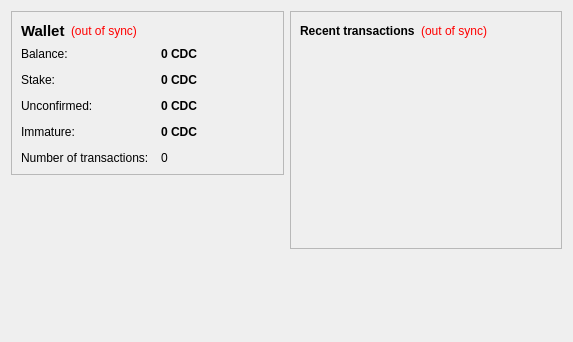
<?xml version="1.0" encoding="UTF-8"?>
<ui version="4.0">
 <class>OverviewPage</class>
 <widget class="QWidget" name="OverviewPage">
  <property name="geometry">
   <rect>
    <x>0</x>
    <y>0</y>
    <width>573</width>
    <height>342</height>
   </rect>
  </property>
  <property name="windowTitle">
   <string>Form</string>
  </property>
  <layout class="QHBoxLayout" name="horizontalLayout" stretch="1,1">
   <item>
    <layout class="QVBoxLayout" name="verticalLayout_2">
     <item>
      <widget class="QFrame" name="frame">
       <property name="frameShape">
        <enum>QFrame::StyledPanel</enum>
       </property>
       <property name="frameShadow">
        <enum>QFrame::Raised</enum>
       </property>
       <layout class="QVBoxLayout" name="verticalLayout_4">
        <item>
         <layout class="QHBoxLayout" name="horizontalLayout_4">
          <item>
           <widget class="QLabel" name="label_5">
            <property name="font">
             <font>
              <pointsize>11</pointsize>
              <weight>75</weight>
              <bold>true</bold>
             </font>
            </property>
            <property name="text">
             <string>Wallet</string>
            </property>
           </widget>
          </item>
          <item>
           <widget class="QLabel" name="labelWalletStatus">
            <property name="toolTip">
             <string>The displayed information may be out of date. Your wallet automatically synchronizes with the federationcredit network after a connection is established, but this process has not completed yet.</string>
            </property>
            <property name="styleSheet">
             <string notr="true">QLabel { color: red; }</string>
            </property>
            <property name="text">
             <string notr="true">(out of sync)</string>
            </property>
            <property name="alignment">
             <set>Qt::AlignLeading|Qt::AlignLeft|Qt::AlignVCenter</set>
            </property>
           </widget>
          </item>
          <item>
           <spacer name="horizontalSpacer_2">
            <property name="orientation">
             <enum>Qt::Horizontal</enum>
            </property>
            <property name="sizeHint" stdset="0">
             <size>
              <width>40</width>
              <height>20</height>
             </size>
            </property>
           </spacer>
          </item>
         </layout>
        </item>
        <item>
         <layout class="QFormLayout" name="formLayout_2">
          <property name="fieldGrowthPolicy">
           <enum>QFormLayout::AllNonFixedFieldsGrow</enum>
          </property>
          <property name="horizontalSpacing">
           <number>12</number>
          </property>
          <property name="verticalSpacing">
           <number>12</number>
          </property>
          <item row="0" column="0">
           <widget class="QLabel" name="label">
            <property name="text">
             <string>Balance:</string>
            </property>
           </widget>
          </item>
          <item row="0" column="1">
           <widget class="QLabel" name="labelBalance">
            <property name="font">
             <font>
              <weight>75</weight>
              <bold>true</bold>
             </font>
            </property>
            <property name="cursor">
             <cursorShape>IBeamCursor</cursorShape>
            </property>
            <property name="toolTip">
             <string>Your current balance</string>
            </property>
            <property name="text">
             <string notr="true">0 CDC</string>
            </property>
            <property name="textInteractionFlags">
             <set>Qt::LinksAccessibleByMouse|Qt::TextSelectableByKeyboard|Qt::TextSelectableByMouse</set>
            </property>
           </widget>
          </item>
          <item row="1" column="0">
           <widget class="QLabel" name="label_6">
            <property name="text">
             <string>Stake:</string>
            </property>
           </widget>
          </item>
          <item row="1" column="1">
           <widget class="QLabel" name="labelStake">
            <property name="font">
             <font>
              <weight>75</weight>
              <bold>true</bold>
             </font>
            </property>
            <property name="cursor">
             <cursorShape>IBeamCursor</cursorShape>
            </property>
            <property name="toolTip">
             <string>Total of coins that was staked, and do not yet count toward the current balance</string>
            </property>
            <property name="text">
             <string notr="true">0 CDC</string>
            </property>
            <property name="textInteractionFlags">
             <set>Qt::LinksAccessibleByMouse|Qt::TextSelectableByKeyboard|Qt::TextSelectableByMouse</set>
            </property>
           </widget>
          </item>
          <item row="2" column="0">
           <widget class="QLabel" name="label_3">
            <property name="text">
             <string>Unconfirmed:</string>
            </property>
           </widget>
          </item>
          <item row="2" column="1">
           <widget class="QLabel" name="labelUnconfirmed">
            <property name="font">
             <font>
              <weight>75</weight>
              <bold>true</bold>
             </font>
            </property>
            <property name="cursor">
             <cursorShape>IBeamCursor</cursorShape>
            </property>
            <property name="toolTip">
             <string>Total of transactions that have yet to be confirmed, and do not yet count toward the current balance</string>
            </property>
            <property name="text">
             <string notr="true">0 CDC</string>
            </property>
            <property name="textInteractionFlags">
             <set>Qt::LinksAccessibleByMouse|Qt::TextSelectableByKeyboard|Qt::TextSelectableByMouse</set>
            </property>
           </widget>
          </item>
          <item row="3" column="0">
           <widget class="QLabel" name="labelImmatureText">
            <property name="text">
             <string>Immature:</string>
            </property>
           </widget>
          </item>
          <item row="3" column="1">
           <widget class="QLabel" name="labelImmature">
            <property name="font">
             <font>
              <weight>75</weight>
              <bold>true</bold>
             </font>
            </property>
            <property name="toolTip">
             <string>Mined balance that has not yet matured</string>
            </property>
            <property name="text">
             <string notr="true">0 CDC</string>
            </property>
            <property name="textInteractionFlags">
             <set>Qt::LinksAccessibleByMouse|Qt::TextSelectableByKeyboard|Qt::TextSelectableByMouse</set>
            </property>
           </widget>
          </item>
          <item row="4" column="0">
           <widget class="QLabel" name="label_2">
            <property name="text">
             <string>Number of transactions:</string>
            </property>
           </widget>
          </item>
          <item row="4" column="1">
           <widget class="QLabel" name="labelNumTransactions">
            <property name="toolTip">
             <string>Total number of transactions in wallet</string>
            </property>
            <property name="text">
             <string notr="true">0</string>
            </property>
           </widget>
          </item>
         </layout>
        </item>
       </layout>
      </widget>
     </item>
     <item>
      <spacer name="verticalSpacer">
       <property name="orientation">
        <enum>Qt::Vertical</enum>
       </property>
       <property name="sizeHint" stdset="0">
        <size>
         <width>20</width>
         <height>40</height>
        </size>
       </property>
      </spacer>
     </item>
    </layout>
   </item>
   <item>
    <layout class="QVBoxLayout" name="verticalLayout_3">
     <item>
      <widget class="QFrame" name="frame_2">
       <property name="frameShape">
        <enum>QFrame::StyledPanel</enum>
       </property>
       <property name="frameShadow">
        <enum>QFrame::Raised</enum>
       </property>
       <layout class="QVBoxLayout" name="verticalLayout">
        <item>
         <layout class="QHBoxLayout" name="horizontalLayout_2">
          <item>
           <widget class="QLabel" name="label_4">
            <property name="text">
             <string>&lt;b&gt;Recent transactions&lt;/b&gt;</string>
            </property>
           </widget>
          </item>
          <item>
           <widget class="QLabel" name="labelTransactionsStatus">
            <property name="toolTip">
             <string>The displayed information may be out of date. Your wallet automatically synchronizes with the federationcredit network after a connection is established, but this process has not completed yet.</string>
            </property>
            <property name="styleSheet">
             <string notr="true">QLabel { color: red; }</string>
            </property>
            <property name="text">
             <string notr="true">(out of sync)</string>
            </property>
            <property name="alignment">
             <set>Qt::AlignRight|Qt::AlignTrailing|Qt::AlignVCenter</set>
            </property>
           </widget>
          </item>
          <item>
           <spacer name="horizontalSpacer">
            <property name="orientation">
             <enum>Qt::Horizontal</enum>
            </property>
            <property name="sizeHint" stdset="0">
             <size>
              <width>40</width>
              <height>20</height>
             </size>
            </property>
           </spacer>
          </item>
         </layout>
        </item>
        <item>
         <widget class="QListView" name="listTransactions">
          <property name="styleSheet">
           <string notr="true">QListView { background: transparent; }</string>
          </property>
          <property name="frameShape">
           <enum>QFrame::NoFrame</enum>
          </property>
          <property name="verticalScrollBarPolicy">
           <enum>Qt::ScrollBarAlwaysOff</enum>
          </property>
          <property name="horizontalScrollBarPolicy">
           <enum>Qt::ScrollBarAlwaysOff</enum>
          </property>
          <property name="selectionMode">
           <enum>QAbstractItemView::NoSelection</enum>
          </property>
         </widget>
        </item>
       </layout>
      </widget>
     </item>
     <item>
      <spacer name="verticalSpacer_2">
       <property name="orientation">
        <enum>Qt::Vertical</enum>
       </property>
       <property name="sizeHint" stdset="0">
        <size>
         <width>20</width>
         <height>40</height>
        </size>
       </property>
      </spacer>
     </item>
    </layout>
   </item>
  </layout>
 </widget>
 <resources/>
 <connections/>
</ui>
